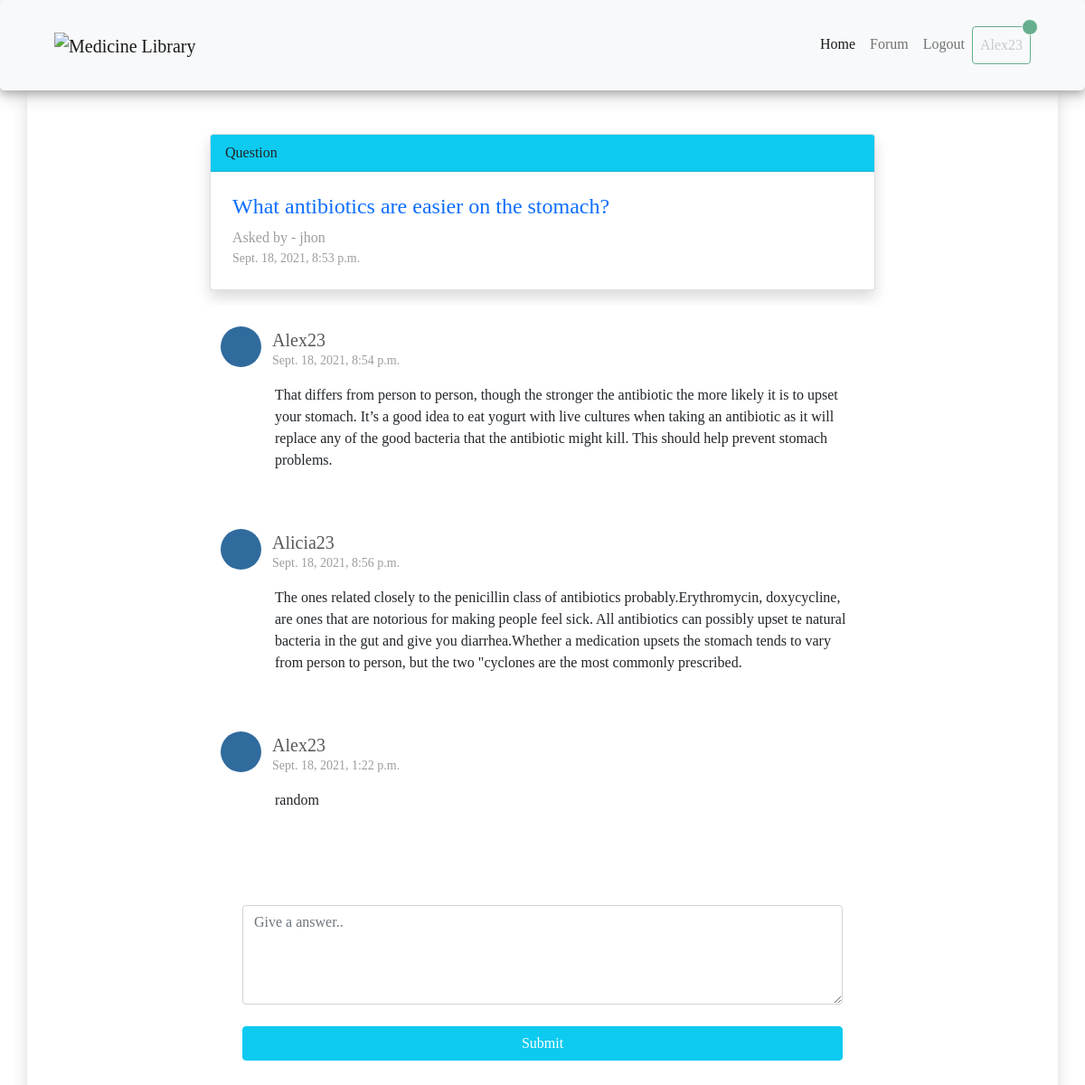
The app's page /quesdetails/8 (signed in) with its own data.
### App/models.py (models this page shows, shortened)
class Question(models.Model):
    question = models.CharField(max_length=500)
    user = models.ForeignKey(User,on_delete=models.CASCADE)
    date_added = models.DateTimeField(default=timezone.localtime(timezone.now()), blank=True)

class Answer(models.Model):
    answer = models.CharField(max_length=500)
    question = models.ForeignKey(Question,on_delete=models.CASCADE)
    user = models.ForeignKey(User,on_delete=models.CASCADE)
    date_added = models.DateTimeField(default=timezone.localtime(timezone.now()), blank=True)

### App/views.py (the view)
# urls.py: path('quesdetails/<int:id>',ques_detailsView,name='ques_detailsView'),
def ques_detailsView(request,id):
    question = Question.objects.get(id=id)
    answer = Answer.objects.filter(question__id=id)
    if request.method == "POST":
        ans = request.POST.get('answer_input')
        Answer.objects.create(answer=ans,user=request.user,question=question)
    context = {
    'ques':question,
    'answer':answer
    }
    return render(request,'ques_details.html',context)

### App/Templates/ques_details.html (shortened to what this page needs)
{% extends 'navbar.html' %}
{% load static %}
{% load crispy_forms_tags %}
{% block css %}
<link rel="stylesheet" href="{% static 'css/style.css' %}" />
{% endblock css %}
{% block body %}
<div class="container">
<div class='row h-100 shadow '>
  <div class="col-lg-8  offset-lg-2 col-md-8 offset-md-2 col-sm-10 offset-sm-1 my-2 mt-5">
      <div class="card rounded-sm shadow ">
        <div class="card-header bg-info">Question</div>
        <div class="card-body p-lg-4 p-sm-1 ">
          <h4 class="text-primary">{{ques.question}}</h4>
          <p>Asked by - {{ques.user}}</p>
          <p class='small'>{{ques.date_added}}</p>
        </div>
      </div>
    </div>
    {% for ans in answer %}
    <div class="col-lg-8 offset-lg-2 col-md-8 offset-md-2 col-sm-10 offset-sm-1 my-2">
      <div class="card rounded -sm border-0">
        <div class="card-body p-lg-4 p-sm-1 ">
        <div class='row ans_row'>
            <div class='col-1'>
                <i class='fas fa-user'></i>
            </div>
            <div class='col-11'>
                <h5 class="">{{ans.user}}</h5></p>
                <p class='small'>{{ans.date_added}}
            </div>
        </div>
          <p class="text-dark mt-3 ms-5">{{ans.answer}}</p>
        </div>
      </div>
    </div>
    {% endfor %}
    <div class='col-lg-8 offset-lg-2 col-md-8 offset-md-2  col-sm-8 offset-sm-2 p-5  login_div '>
      <form class='ask_question' {% url 'ques_detailsView' ques.id %} method="POST">
        <textarea name="answer_input" id="answer_input" class='form-control my-4' placeholder='Give a answer..' cols="30" rows="4"></textarea>
        {% if  request.user.is_authenticated %}
        <button class='btn btn-info text-white w-100 mb-5 ' type="submit">Submit</button endif %}ton>
        {% endif %}
    </div>
</div>
</div>
{% endblock %}

### App/Templates/navbar.html (shortened to what this page needs)
{% load static %}
<!DOCTYPE html>
<html lang="en">
  <head>
    <link type="text/css" rel="stylesheet" href="{% static 'assets\lightslider-master\dist\css\lightslider.css' %}" />
    <link
      rel="stylesheet"
      href="{% static 'assets\bootstrap-5.0.2-dist\css\bootstrap.min.css' %}"
    />
    <link
      rel="stylesheet"
      href="{% static 'assets\fontawesome-free-5.15.4-web\css\all.min.css' %}"
    />
    {% block css %}{% endblock css %}
  </head>
  <body>
    <nav class="navbar nav_shadow navbar-expand-lg navbar-light bg-light">
      <div class="container-fluid">
        <a class="navbar-brand ms-5" href="{% url 'homeView' %}"><img class='logo' src="{% static 'img/logo.png' %}" alt="Medicine Library" srcset=""></a>
        <div class="collapse navbar-collapse" id="navbarNav">
          <ul class="navbar-nav ms-auto me-5">
            <li class="nav-item">
              <a class="nav-link active" aria-current="page" href="{% url 'homeView' %}">Home</a>
            </li>
            <li class="nav-item">
              <a class="nav-link" href="{% url 'forumView' %}">Forum</a>
            </li>
            {% if request.user.is_authenticated  %}
            <li class="nav-item">
              <a class="nav-link" href="{% url 'logoutView' %}">Logout</a>
            </li>
            <li class="nav-item">
            <a class="nav-link position-relative btn  btn-outline-success disabled text-capitalize" href="{% url 'logoutView' %}">{{request.user}}
              <span class="position-absolute top-0 start-100 translate-middle p-2 bg-success border border-light rounded-circle">
              </span>
            </a>
            </li>
            {% endif %}
          </ul>
        </div>
      </div>
    </nav>
    {% block body %}{% endblock body %}
  </body>
</html>

### App/static/css/style.css (style rules this page uses)
* { --font1:Bahnschrift; font-family: var(--font1); }
.nav_shadow { box-shadow: 0 4px 8px 0 rgba(0, 0, 0, 0.2), 0 6px 20px 0 rgba(0, 0, 0, 0.19); border-radius: 5px; background: rgb(255, 255, 255); height: 100px !important; }
.logo { width: 120px; height: 100%; }
.card-body p { color: #9e9d9d; margin: 0; }
.card-body h5 { color: #585858; margin: 0; margin-top: 3px; }
.login_div { border-radius: 5px; }
.ans_row .col-1 { display: flex; justify-content: center; align-items: center; width: 45px; height: 45px; background: #306b9e; border-radius: 50%; }
.ans_row .col-1 i { font-size: 30px; border-radius: 50%; color: #ffff; }

### records on screen
Question: question "What antibiotics are easier on the stomach?", user "jhon", date_added "Sept. 18, 2021, 8:53 p.m."
Answer: user "Alex23", date_added "Sept. 18, 2021, 8:54 p.m.", answer "That differs from person to person, though the stronger the antibiotic the more likely it is to upset your stomach. It’s a good idea to eat yogurt with live cultures when taking an antibiotic as it will replace any of the good bacteria that the antibiotic might kill. This should help prevent stomach problems."
Answer: user "Alicia23", date_added "Sept. 18, 2021, 8:56 p.m.", answer "The ones related closely to the penicillin class of antibiotics probably.Erythromycin, doxycycline, are ones that are notorious for making people feel sick. All antibiotics can possibly upset te natural bacteria in the gut and give you diarrhea.Whether a medication upsets the stomach tends to vary from person to person, but the two \"cyclones are the most commonly prescribed."
Answer: user "Alex23", date_added "Sept. 18, 2021, 1:22 p.m.", answer "random"

### other values on screen
{{ request.user }} "Alex23"
